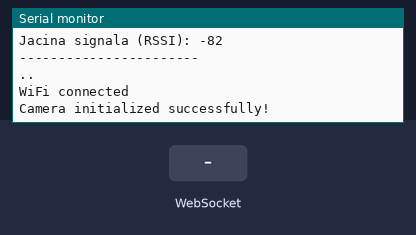
This sketch was run on a simulated ESP32. Parts: the last lines printed to the serial monitor. Inputs (shaded band) come from the test bench. WiFi joins after 1.5 s; servers stay silent unless stated; a WiFi scan finds three made-up networks; the camera gives no picture.

Above: at 5.5 s.
5.6 s: WebSocket text "1" received
At 6.6 s:
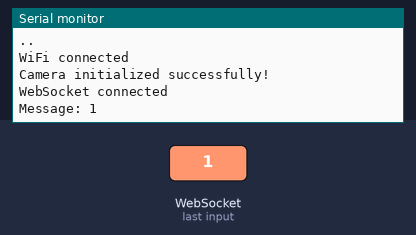
7.1 s: WebSocket text "0" received
At 7.6 s:
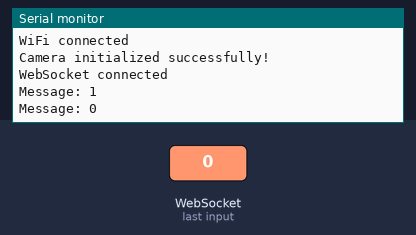
8.6 s: WebSocket text "2" received
At 9.8 s:
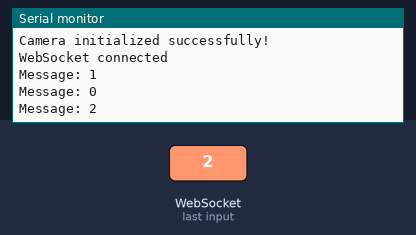

The sketch:

PoC_CameraWebServer.ino
```cpp
#include "esp_camera.h"
#include <WiFi.h>
#include <WebSocketsClient.h>

#define CAMERA_MODEL_AI_THINKER
#include "camera_pins.h"

// WiFi credentials
const char* ssid = "Sajmonet";
const char* pass = "Simon4sbb";

// WebSocket server info
const char* ws_server_host = "51.20.31.17";
const uint16_t ws_server_port = 3000;
const char* ws_server_path = "/";

WebSocketsClient webSocket;

void webSocketEvent(WStype_t type, uint8_t * payload, size_t length) {
  switch(type) {
    case WStype_DISCONNECTED:
      Serial.println("WebSocket disconnected");
      break;
    case WStype_CONNECTED:
      Serial.println("WebSocket connected");
      break;
    case WStype_TEXT:
      Serial.printf("Message: %s\n", payload);
      break;
    default:
      break;
  }
}

void setup() {
  Serial.begin(115200);

  // Connect to WiFi
   int n = WiFi.scanNetworks();
 Serial.println("scan done");
 if (n == 0) {
 Serial.println("no networks found");
 } else {
 Serial.print(n);
 Serial.println(" networks found");
 for (int i = 0; i < n; ++i) {
 // ispisi redni broj mreze i njen SSID (naziv)
 Serial.print(i + 1);
 Serial.print(": ");
 Serial.println(WiFi.SSID(i));
 // jacina signala
 Serial.print("Jacina signala (RSSI): ");
 Serial.println(WiFi.RSSI(i));
 Serial.println("-----------------------");
 }
 }
 WiFi.begin(ssid, pass);

 while (WiFi.status() != WL_CONNECTED)
 {
 Serial.print(".");
 delay(1000);
 }
 Serial.println("\r\nWiFi connected");

  // Camera configuration
  camera_config_t config;
  config.ledc_channel = LEDC_CHANNEL_0;
  config.ledc_timer = LEDC_TIMER_0;
  config.pin_d0 = Y2_GPIO_NUM;
  config.pin_d1 = Y3_GPIO_NUM;
  config.pin_d2 = Y4_GPIO_NUM;
  config.pin_d3 = Y5_GPIO_NUM;
  config.pin_d4 = Y6_GPIO_NUM;
  config.pin_d5 = Y7_GPIO_NUM;
  config.pin_d6 = Y8_GPIO_NUM;
  config.pin_d7 = Y9_GPIO_NUM;
  config.pin_xclk = XCLK_GPIO_NUM;
  config.pin_pclk = PCLK_GPIO_NUM;
  config.pin_vsync = VSYNC_GPIO_NUM;
  config.pin_href = HREF_GPIO_NUM;
  config.pin_sscb_sda = SIOD_GPIO_NUM;
  config.pin_sscb_scl = SIOC_GPIO_NUM;
  config.pin_pwdn = PWDN_GPIO_NUM;
  config.pin_reset = RESET_GPIO_NUM;
  config.xclk_freq_hz = 16000000;
  config.pixel_format = PIXFORMAT_JPEG;
  config.frame_size = FRAMESIZE_QVGA; // 320x240
  config.jpeg_quality = 12;
  config.fb_count = 2;

  if(esp_camera_init(&config) != ESP_OK){
    Serial.println("Camera init failed");
    return;
  }

  // Start WebSocket
  webSocket.begin(ws_server_host, ws_server_port, ws_server_path);
  webSocket.onEvent(webSocketEvent);

  Serial.println("Camera initialized successfully!");
}

void loop() {
  webSocket.loop();  // required

  camera_fb_t * fb = esp_camera_fb_get();
  if(!fb) return;

  if(webSocket.isConnected()){
    // send as binary frame
    webSocket.sendBIN(fb->buf, fb->len);
  }

  esp_camera_fb_return(fb);
  delay(200); // ~5 FPS
}
```

camera_pins.h
```cpp
#if defined(CAMERA_MODEL_WROVER_KIT)
#define PWDN_GPIO_NUM    -1
#define RESET_GPIO_NUM   -1
#define XCLK_GPIO_NUM    21
#define SIOD_GPIO_NUM    26
#define SIOC_GPIO_NUM    27

#define Y9_GPIO_NUM      35
#define Y8_GPIO_NUM      34
#define Y7_GPIO_NUM      39
#define Y6_GPIO_NUM      36
#define Y5_GPIO_NUM      19
#define Y4_GPIO_NUM      18
#define Y3_GPIO_NUM       5
#define Y2_GPIO_NUM       4
#define VSYNC_GPIO_NUM   25
#define HREF_GPIO_NUM    23
#define PCLK_GPIO_NUM    22

#elif defined(CAMERA_MODEL_ESP_EYE)
#define PWDN_GPIO_NUM    -1
#define RESET_GPIO_NUM   -1
#define XCLK_GPIO_NUM    4
#define SIOD_GPIO_NUM    18
#define SIOC_GPIO_NUM    23

#define Y9_GPIO_NUM      36
#define Y8_GPIO_NUM      37
#define Y7_GPIO_NUM      38
#define Y6_GPIO_NUM      39
#define Y5_GPIO_NUM      35
#define Y4_GPIO_NUM      14
#define Y3_GPIO_NUM      13
#define Y2_GPIO_NUM      34
#define VSYNC_GPIO_NUM   5
#define HREF_GPIO_NUM    27
#define PCLK_GPIO_NUM    25

#elif defined(CAMERA_MODEL_M5STACK_PSRAM)
#define PWDN_GPIO_NUM     -1
#define RESET_GPIO_NUM    15
#define XCLK_GPIO_NUM     27
#define SIOD_GPIO_NUM     25
#define SIOC_GPIO_NUM     23

#define Y9_GPIO_NUM       19
#define Y8_GPIO_NUM       36
#define Y7_GPIO_NUM       18
#define Y6_GPIO_NUM       39
#define Y5_GPIO_NUM        5
#define Y4_GPIO_NUM       34
#define Y3_GPIO_NUM       35
#define Y2_GPIO_NUM       32
#define VSYNC_GPIO_NUM    22
#define HREF_GPIO_NUM     26
#define PCLK_GPIO_NUM     21

#elif defined(CAMERA_MODEL_M5STACK_V2_PSRAM)
#define PWDN_GPIO_NUM     -1
#define RESET_GPIO_NUM    15
#define XCLK_GPIO_NUM     27
#define SIOD_GPIO_NUM     22
#define SIOC_GPIO_NUM     23

#define Y9_GPIO_NUM       19
#define Y8_GPIO_NUM       36
#define Y7_GPIO_NUM       18
#define Y6_GPIO_NUM       39
#define Y5_GPIO_NUM        5
#define Y4_GPIO_NUM       34
#define Y3_GPIO_NUM       35
#define Y2_GPIO_NUM       32
#define VSYNC_GPIO_NUM    25
#define HREF_GPIO_NUM     26
#define PCLK_GPIO_NUM     21

#elif defined(CAMERA_MODEL_M5STACK_WIDE)
#define PWDN_GPIO_NUM     -1
#define RESET_GPIO_NUM    15
#define XCLK_GPIO_NUM     27
#define SIOD_GPIO_NUM     22
#define SIOC_GPIO_NUM     23

#define Y9_GPIO_NUM       19
#define Y8_GPIO_NUM       36
#define Y7_GPIO_NUM       18
#define Y6_GPIO_NUM       39
#define Y5_GPIO_NUM        5
#define Y4_GPIO_NUM       34
#define Y3_GPIO_NUM       35
#define Y2_GPIO_NUM       32
#define VSYNC_GPIO_NUM    25
#define HREF_GPIO_NUM     26
#define PCLK_GPIO_NUM     21

#elif defined(CAMERA_MODEL_M5STACK_ESP32CAM)
#define PWDN_GPIO_NUM     -1
#define RESET_GPIO_NUM    15
#define XCLK_GPIO_NUM     27
#define SIOD_GPIO_NUM     25
#define SIOC_GPIO_NUM     23

#define Y9_GPIO_NUM       19
#define Y8_GPIO_NUM       36
#define Y7_GPIO_NUM       18
#define Y6_GPIO_NUM       39
#define Y5_GPIO_NUM        5
#define Y4_GPIO_NUM       34
#define Y3_GPIO_NUM       35
#define Y2_GPIO_NUM       17
#define VSYNC_GPIO_NUM    22
#define HREF_GPIO_NUM     26
#define PCLK_GPIO_NUM     21

#elif defined(CAMERA_MODEL_AI_THINKER)
#define PWDN_GPIO_NUM     32
#define RESET_GPIO_NUM    -1
#define XCLK_GPIO_NUM      0
#define SIOD_GPIO_NUM     26
#define SIOC_GPIO_NUM     27

#define Y9_GPIO_NUM       35
#define Y8_GPIO_NUM       34
#define Y7_GPIO_NUM       39
#define Y6_GPIO_NUM       36
#define Y5_GPIO_NUM       21
#define Y4_GPIO_NUM       19
#define Y3_GPIO_NUM       18
#define Y2_GPIO_NUM        5
#define VSYNC_GPIO_NUM    25
#define HREF_GPIO_NUM     23
#define PCLK_GPIO_NUM     22

#elif defined(CAMERA_MODEL_TTGO_T_JOURNAL)
#define PWDN_GPIO_NUM      0
#define RESET_GPIO_NUM    15
#define XCLK_GPIO_NUM     27
#define SIOD_GPIO_NUM     25
#define SIOC_GPIO_NUM     23

#define Y9_GPIO_NUM       19
#define Y8_GPIO_NUM       36
#define Y7_GPIO_NUM       18
#define Y6_GPIO_NUM       39
#define Y5_GPIO_NUM        5
#define Y4_GPIO_NUM       34
#define Y3_GPIO_NUM       35
#define Y2_GPIO_NUM       17
#define VSYNC_GPIO_NUM    22
#define HREF_GPIO_NUM     26
#define PCLK_GPIO_NUM     21

#else
#error "Camera model not selected"
#endif
```

Measured:
- after the input at 5.6 s, the serial monitor: prints a new line at once (image 1)
- after the input at 7.1 s, the serial monitor: prints a new line after 0.08 s (image 2)
- after the input at 8.6 s, the serial monitor: prints a new line after 0.14 s (image 3)
